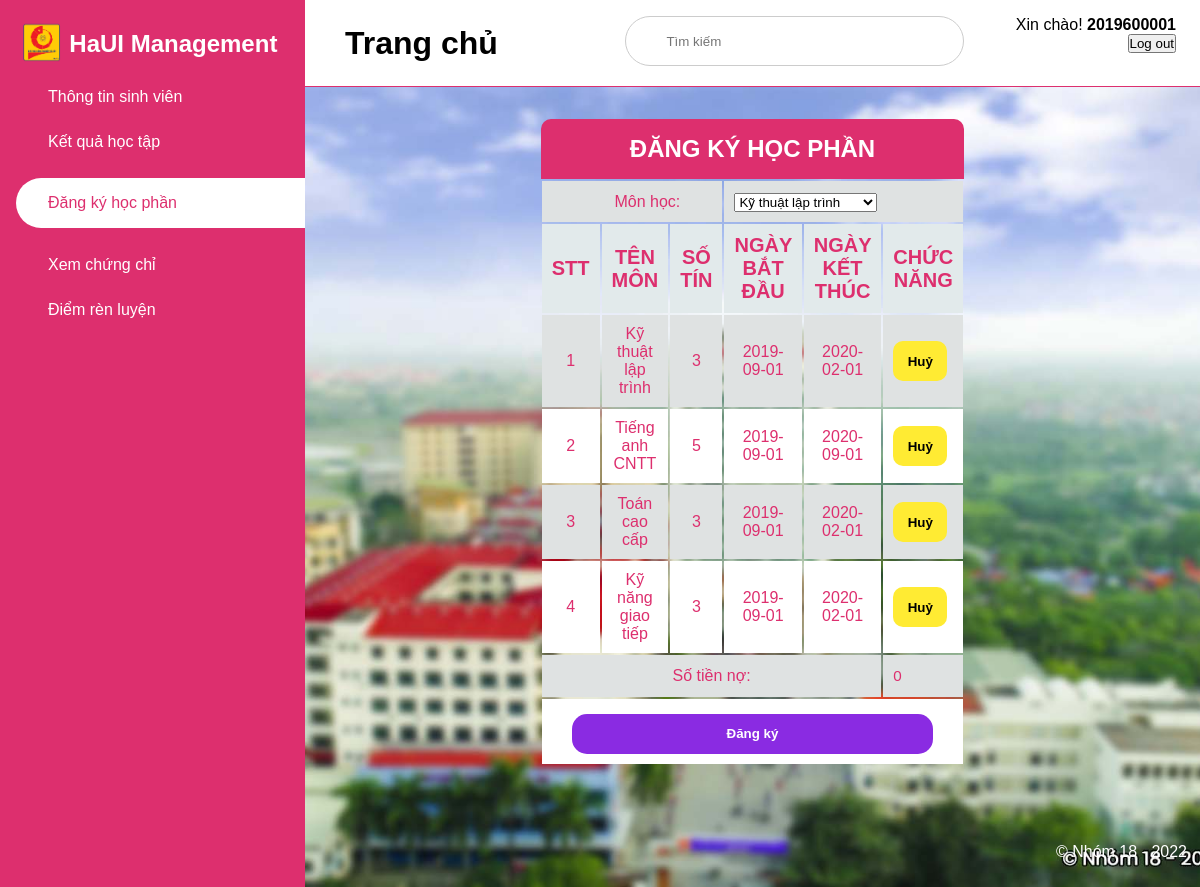
/dkhp.php (signed in), run on the app's committed database.
### tables this page shows
CREATE TABLE `diem` (
  `id` int(11) NOT NULL,
  `mon_id` int(11) NOT NULL,
  `sv_id` int(11) NOT NULL,
  `diem_tp_1` float DEFAULT NULL,
  `diem_tp_2` float DEFAULT NULL,
  `diem_thi` float DEFAULT NULL,
  `nop_tien` tinyint(1) DEFAULT NULL
);

CREATE TABLE `monhoc` (
  `id` int(11) NOT NULL,
  `ten_mon_hoc` varchar(255) NOT NULL,
  `so_tin` int(11) NOT NULL,
  `hoc_ky` int(11) NOT NULL,
  `ngay_bat_dau` date NOT NULL,
  `ngay_ket_thuc` date NOT NULL,
  `gv_id` int(11) NOT NULL,
  `khoa_id` int(11) NOT NULL
);

CREATE TABLE `sinhvien` (
  `id` int(11) NOT NULL,
  `ma_sv` varchar(11) NOT NULL,
  `ten_sv` varchar(255) NOT NULL,
  `ngay_sinh` date NOT NULL,
  `dia_chi` varchar(255) DEFAULT NULL,
  `quoc_tich` varchar(255) DEFAULT NULL,
  `dan_toc` varchar(255) DEFAULT NULL,
  `ton_giao` varchar(255) DEFAULT NULL,
  `cccd` varchar(255) DEFAULT NULL,
  `ngay_cap` date DEFAULT NULL,
  `noi_cap` varchar(255) DEFAULT NULL,
  `anh_mat_truoc` text DEFAULT NULL,
  `anh_mat_sau` text DEFAULT NULL,
  `anh_chan_dung` text DEFAULT NULL,
  `sdt` text NOT NULL,
  `email` text NOT NULL,
  `create_at` timestamp NOT NULL DEFAULT current_timestamp() ON UPDATE current_timestamp(),
  `tk_id` int(11) NOT NULL,
  `lop_id` int(11) NOT NULL,
  `cong_no` double DEFAULT NULL
);

### dkhp.php (the view, shortened to what this page needs)
<?php
include('connection.php');
$student_id  = $_SESSION['username'];
$sql = "SELECT * FROM sinhvien WHERE ma_sv = $student_id";
$query = mysqli_query($conn, $sql);
?>
<!DOCTYPE html>
<html lang="en">
<head>
    <link rel="stylesheet" href="https://maxst.icons8.com/vue-static/landings/line-awesome/line-awesome/1.3.0/css/line-awesome.min.css">
    <link rel="stylesheet" href="https://cdn.jsdelivr.net/npm/bootstrap-icons@1.8.1/font/bootstrap-icons.css">
    <link rel="stylesheet" href="assets/frontend/css/style.css">
</head>
<body>
    <?php $page = "dkhp"; include('common/menu.php'); ?>
    <div class="main-content">
        <header>
            <div class="name-content" style="line-height: 55px; width: 30%;">
                <h1>
                    <label for="nav-toggle">
                        <span class="las la-bars">
                        </span>
                    </label>
                    Trang chủ
                </h1>
            </div>
            <div class="search-wrapper">
                <input type="search" placeholder="Tìm kiếm">
            </div>
            <div class="user-wrapper">
                <div>
                    <form action="" method="POST">
                        <p>Xin chào! <b><?php echo $_SESSION['username']; ?></b></p>
                        <button name="btn_logout">
                            <span class="las la-power-off">Log out</span>
                        </button>
                    </form>
                </div>
            </div>
        </header>
        <main>
            <div>
                <form method="POST">
                    <h2>ĐĂNG KÝ HỌC PHẦN</h2>
                    <table class="button-add">
                        <tr>
                            <td colspan="3">
                                <label for="text-student-lasttname">Môn học: </label>
                            </td>
                            <td colspan="3">
                                <?php
                                $sql1 = "SELECT khoa.id FROM sinhvien INNER JOIN lop ON lop.id = sinhvien.lop_id INNER JOIN khoa ON khoa.id = lop.khoa_id WHERE sinhvien.ma_sv = $student_id";
                                $query1 = mysqli_query($conn, $sql1);
                                $result = array();
                                if (mysqli_num_rows($query1) > 0) {
                                    while($row = mysqli_fetch_assoc($query1)) {
                                        $result = $row;
                                    }
                                }
                                $sql = "SELECT * FROM monhoc";
                                $query = mysqli_query($conn, $sql);
                                if ($query) {
                                    echo "<select name=\"monhoc\">";
                                    foreach ($query as $item) {
                                        $mamon = $item['id'];
                                        $tenmon = $item['ten_mon_hoc'];
                                        $khoa_id = $item['khoa_id'];
                                        if ($result['id'] == $khoa_id) {
                                            echo "<option value=\"$mamon\">" . $tenmon . "</option>";
                                        }
                                    }
                                    echo '</select>';
                                }
                                ?>
                            </td>
                        </tr>
                        <tr>
                            <th>STT</th>
                            <th>Tên môn</th>
                            <th>Số tín</th>
                            <th>Ngày bắt đầu</th>
                            <th>Ngày kết thúc</th>
                            <th>Chức năng</th>
                        </tr>
                        <?php
                        $sql = "SELECT monhoc.id as idmh,ten_mon_hoc,so_tin,ngay_bat_dau,ngay_ket_thuc,diem.nop_tien as nop_tien,diem.id as idd FROM monhoc INNER JOIN diem ON diem.mon_id = monhoc.id INNER JOIN sinhvien ON sinhvien.id = diem.sv_id
                                    WHERE sinhvien.ma_sv = $student_id";
                        $query = mysqli_query($conn, $sql);
                        $i = 0;
                        if ($query) {
                            foreach ($query as $item) {
                                $i++;
                                echo "<tr>";
                                echo "<td>" . $i . "</td>";
                                echo "<td>" . $item['ten_mon_hoc'] . "</td>";
                                echo "<td>" . $item['so_tin'] . "</td>";
                                echo "<td>" . $item['ngay_bat_dau'] . "</td>";
                                echo "<td>" . $item['ngay_ket_thuc'] . "</td>";
                                echo  "<td> <a href='function/deleteMonHoc.php?id=" . $item['idd'] . "'><input class='btnXoa' type='button' value='Huỷ'></a></td>";
                            }
                        }
                        ?>
                        <tr>
                            <td colspan="5">
                                Số tiền nợ:
                            </td>
                            <td>
                                <?php
                                $sql = "SELECT * FROM sinhvien WHERE sinhvien.ma_sv = $student_id";
                                $query = mysqli_query($conn, $sql);
                                if ($query) {
                                    foreach ($query as $item) {
                                        echo $item['cong_no'];
                                    }
                                }
                                ?>
                            </td>
                        </tr>
                        <tr>
                            <td style="text-align: center" colspan="6">
                                <input type="submit" value="Đăng ký" name="btn-dangky" class="bt-add">
                            </td>
                        </tr>
                    </table>
                </form>
            </div>
        </main>
    </div>
</body>
</html>

### assets/frontend/css/style.css (style rules this page uses)
:root { --main-coler: #dd2f6e; --color-dark: #1d2231; --text-grey: #8390a2; --baseColor: #dd2f6e; --borderRadius: 10px; --imageBig: 100px; --imageSmall: 60px; --padding: 10px; }
* { padding: 0; margin: 0; box-sizing: border-box; list-style-type: none; text-decoration: none; font-family: "Poppins", sans-serif; }
.main-content { transition: margin-left 300ms; margin-left: 305px; }
header { height: 87px; display: flex; justify-content: space-between; padding: 1rem 1.5rem; position: fixed; align-content: center; left: 305px; width: calc(100% - 305px); top: 0; z-index: 100; transition: left 300ms; background: white; border-bottom: 1px solid var(--main-coler); }
header label span { font-size: 1.7rem; padding-right: 1rem; }
.user-wrapper { width: 20%; text-align: right; }
.search-wrapper { border: 1px solid #ccc; border-radius: 30px; height: 50px; display: flex; align-items: center; overflow: hidden; width: 40%; }
.search-wrapper input { padding: 0.5rem; border: none; outline: none; width: 50%; }
main { margin-top: 87px; padding: 2rem 1.5rem; min-height: 100vh; background-image: url("../images/cover.jpg"); background-position: center; background-repeat: no-repeat; background-size: cover; }
table td, th { color: var(--baseColor, 10%); padding: var(--padding); }
table td { text-align: center; vertical-align: middle; }
table td:last-child { font-size: 0.95em; line-height: 1.4; text-align: left; }
table th { background-color: #e2eaeb; font-weight: bold; font-size: 20px; text-transform: uppercase; }
table tr:nth-child(2n) { background-color: white; }
table tr:nth-child(2n + 1) { background-color: #dfe2e2; }
table .btnXoa { width: 50px; border-radius: 10px; border-color: transparent; background-color: #ffeb33; color: black; font-weight: bold; table-layout: fixed; }
div form h2 { width: 50%; background-color: var(--baseColor); color: white; font-size: 1.5em; padding: 1rem; text-align: center; text-transform: uppercase; margin: auto; border-radius: 10px 10px 0 0; }
.button-add { width: 50%; margin: auto; }
.button-add tr td label { display: flex; justify-content: right; width: 80%; }
.button-add tr td input { width: 90%; height: 40px; }
.bt-add { padding: 5px; width: 20%; border-radius: 15px; border-color: transparent; background-color: #8a2be2; color: white; font-weight: bold; margin-top: 5px; }

### data on the page
diem: mon.ten_mon_hoc "Kỹ thuật lập trình", mon.so_tin "3", mon.ngay_bat_dau "2019-09-01", mon.ngay_ket_thuc "2020-02-01"
diem: mon.ten_mon_hoc "Tiếng anh CNTT", mon.so_tin "5", mon.ngay_bat_dau "2019-09-01", mon.ngay_ket_thuc "2020-09-01"
diem: mon.ten_mon_hoc "Toán cao cấp", mon.so_tin "3", mon.ngay_bat_dau "2019-09-01", mon.ngay_ket_thuc "2020-02-01"
diem: mon.ten_mon_hoc "Kỹ năng giao tiếp", mon.so_tin "3", mon.ngay_bat_dau "2019-09-01", mon.ngay_ket_thuc "2020-02-01"
sinhvien: cong_no "0"

### other printed values
$_SESSION['username'] "2019600001"
form field monhoc "Kỹ thuật lập trình"
